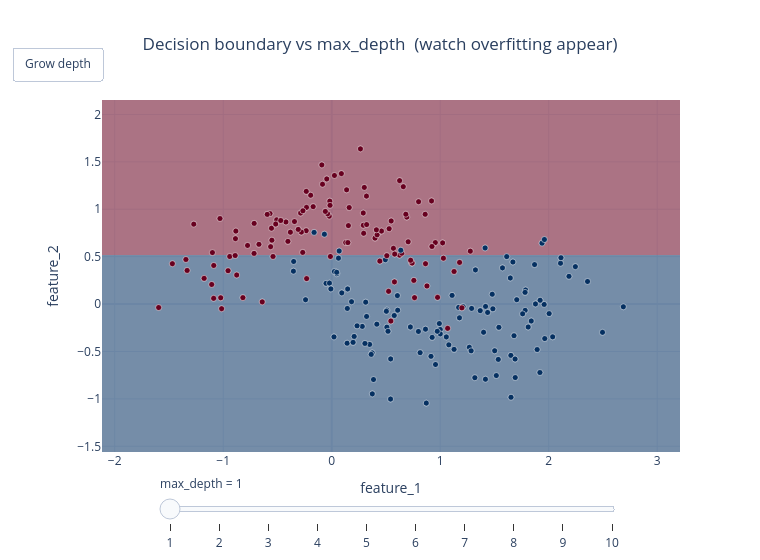

The notebook cell saved with this chart:
### Markdown cell above
### Bonus: interactive extras (play and drag)

The animation above is a pre-rendered video. Here are two **interactive** Plotly views you can explore live.

> **Why no 3-D loss surface here?** The gradient-based notebooks (linear/logistic/SVM) show a ball rolling down a loss surface. A decision tree is **not** trained by gradient descent — it grows greedily — so a loss surface would be misleading. The right interactive story for a tree is **depth**: how the boundary and the train/test gap evolve as it grows.

#### 1. Boundary explorer — drag `max_depth`
Drag the slider (or press ▶) to watch the boxy boundary refine, then start fragmenting into overfit islands at high depth.

### Code cell
# Interactive boundary vs max_depth (Plotly heatmap frames + play + slider)
import plotly.graph_objects as go

gx = np.linspace(x_min, x_max, 120)
gy = np.linspace(y_min, y_max, 120)
GX, GY = np.meshgrid(gx, gy)
flat = np.c_[GX.ravel(), GY.ravel()]

depth_list = list(range(1, 11))
Zmaps = {d: DecisionTree(max_depth=d).fit(X_train, y_train).predict(flat).reshape(GX.shape)
         for d in depth_list}

def heat(d):
    return go.Heatmap(x=gx, y=gy, z=Zmaps[d], colorscale="RdBu", opacity=0.55,
                      showscale=False, zmin=0, zmax=1)

pts_layer = go.Scatter(x=X_train[:, 0], y=X_train[:, 1], mode="markers",
                       marker=dict(color=y_train, colorscale="RdBu", size=6,
                                   line=dict(color="white", width=0.5)), showlegend=False)

frames = [go.Frame(data=[heat(d), pts_layer], name=str(d)) for d in depth_list]
fig_b = go.Figure(data=[heat(depth_list[0]), pts_layer], frames=frames)
fig_b.update_layout(
    title=dict(text="Decision boundary vs max_depth  (watch overfitting appear)", x=0.5, xanchor="center"),
    xaxis_title="feature_1", yaxis_title="feature_2",
    template="plotly_white", width=760, height=560,
    updatemenus=[dict(type="buttons", x=0.0, y=1.15, showactive=False,
        buttons=[dict(label="Grow depth", method="animate",
                      args=[None, dict(frame=dict(duration=700, redraw=True), fromcurrent=True)])])],
    sliders=[dict(active=0, currentvalue=dict(prefix="max_depth = "), x=0.1, len=0.8,
        steps=[dict(method="animate", label=str(d),
                    args=[[str(d)], dict(mode="immediate", frame=dict(duration=0, redraw=True))])
               for d in depth_list])],
)
fig_b.show()

### Figure 1 — Plotly figure (JSON) as saved in the notebook; plotly's stock layout.template omitted (floating-point values rounded to 4 significant figures; data arrays with more than 128 entries replaced by an {"elided": "..."} marker saying what was removed)
{"data": [{"colorscale": [[0.0, "rgb(103,0,31)"], [0.1, "rgb(178,24,43)"], [0.2, "rgb(214,96,77)"], [0.3, "rgb(244,165,130)"], [0.4, "rgb(253,219,199)"], [0.5, "rgb(247,247,247)"], [0.6, "rgb(209,229,240)"], [0.7, "rgb(146,197,222)"], [0.8, "rgb(67,147,195)"], [0.9, "rgb(33,102,172)"], [1.0, "rgb(5,48,97)"]], "opacity": 0.55, "showscale": false, "type": "heatmap", "x": [-2.095, -2.051, -2.006, -1.962, -1.918, -1.873, -1.829, -1.784, -1.74, -1.696, -1.651, -1.607, -1.562, -1.518, -1.474, -1.429, -1.385, -1.34, -1.296, -1.252, -1.207, -1.163, -1.118, -1.074, -1.03, -0.9852, -0.9408, -0.8964, -0.852, -0.8076, -0.7632, -0.7189, -0.6745, -0.6301, -0.5857, -0.5413, -0.4969, -0.4525, -0.4081, -0.3637, -0.3193, -0.2749, -0.2305, -0.1861, -0.1417, -0.09732, -0.05292, -0.008525, 0.03587, 0.08027, 0.1247, 0.1691, 0.2135, 0.2578, 0.3022, 0.3466, 0.391, 0.4354, 0.4798, 0.5242, 0.5686, 0.613, 0.6574, 0.7018, 0.7462, 0.7906, 0.835, 0.8794, 0.9238, 0.9682, 1.013, 1.057, 1.101, 1.146, 1.19, 1.235, 1.279, 1.323, 1.368, 1.412, 1.457, 1.501, 1.545, 1.59, 1.634, 1.679, 1.723, 1.767, 1.812, 1.856, 1.9, 1.945, 1.989, 2.034, 2.078, 2.122, 2.167, 2.211, 2.256, 2.3, 2.344, 2.389, 2.433, 2.478, 2.522, 2.566, 2.611, 2.655, 2.7, 2.744, 2.788, 2.833, 2.877, 2.922, 2.966, 3.01, 3.055, 3.099, 3.144, 3.188], "y": [-1.545, -1.514, -1.483, -1.452, -1.421, -1.39, -1.359, -1.328, -1.297, -1.266, -1.235, -1.204, -1.173, -1.142, -1.112, -1.081, -1.05, -1.019, -0.9878, -0.9568, -0.9259, -0.895, -0.864, -0.8331, -0.8022, -0.7712, -0.7403, -0.7094, -0.6784, -0.6475, -0.6166, -0.5856, -0.5547, -0.5238, -0.4928, -0.4619, -0.431, -0.4, -0.3691, -0.3382, -0.3072, -0.2763, -0.2454, -0.2144, -0.1835, -0.1526, -0.1216, -0.09071, -0.05978, -0.02884, 0.002089, 0.03302, 0.06396, 0.09489, 0.1258, 0.1568, 0.1877, 0.2186, 0.2496, 0.2805, 0.3114, 0.3424, 0.3733, 0.4042, 0.4352, 0.4661, 0.497, 0.528, 0.5589, 0.5898, 0.6208, 0.6517, 0.6826, 0.7136, 0.7445, 0.7754, 0.8064, 0.8373, 0.8682, 0.8992, 0.9301, 0.961, 0.992, 1.023, 1.054, 1.085, 1.116, 1.147, 1.178, 1.208, 1.239, 1.27, 1.301, 1.332, 1.363, 1.394, 1.425, 1.456, 1.487, 1.518, 1.549, 1.58, 1.611, 1.642, 1.672, 1.703, 1.734, 1.765, 1.796, 1.827, 1.858, 1.889, 1.92, 1.951, 1.982, 2.013, 2.044, 2.075, 2.106, 2.136], "z": {"elided": "120x120 int values"}, "zmax": 1, "zmin": 0}, {"marker": {"color": {"elided": "225 int values"}, "colorscale": [[0.0, "rgb(103,0,31)"], [0.1, "rgb(178,24,43)"], [0.2, "rgb(214,96,77)"], [0.3, "rgb(244,165,130)"], [0.4, "rgb(253,219,199)"], [0.5, "rgb(247,247,247)"], [0.6, "rgb(209,229,240)"], [0.7, "rgb(146,197,222)"], [0.8, "rgb(67,147,195)"], [0.9, "rgb(33,102,172)"], [1.0, "rgb(5,48,97)"]], "line": {"color": "white", "width": 0.5}, "size": 6}, "mode": "markers", "showlegend": false, "type": "scatter", "x": {"elided": "225 float values"}, "y": {"elided": "225 float values"}}], "layout": {"height": 560, "sliders": [{"active": 0, "currentvalue": {"prefix": "max_depth = "}, "len": 0.8, "steps": [{"args": [["1"], {"frame": {"duration": 0, "redraw": true}, "mode": "immediate"}], "label": "1", "method": "animate"}, {"args": [["2"], {"frame": {"duration": 0, "redraw": true}, "mode": "immediate"}], "label": "2", "method": "animate"}, {"args": [["3"], {"frame": {"duration": 0, "redraw": true}, "mode": "immediate"}], "label": "3", "method": "animate"}, {"args": [["4"], {"frame": {"duration": 0, "redraw": true}, "mode": "immediate"}], "label": "4", "method": "animate"}, {"args": [["5"], {"frame": {"duration": 0, "redraw": true}, "mode": "immediate"}], "label": "5", "method": "animate"}, {"args": [["6"], {"frame": {"duration": 0, "redraw": true}, "mode": "immediate"}], "label": "6", "method": "animate"}, {"args": [["7"], {"frame": {"duration": 0, "redraw": true}, "mode": "immediate"}], "label": "7", "method": "animate"}, {"args": [["8"], {"frame": {"duration": 0, "redraw": true}, "mode": "immediate"}], "label": "8", "method": "animate"}, {"args": [["9"], {"frame": {"duration": 0, "redraw": true}, "mode": "immediate"}], "label": "9", "method": "animate"}, {"args": [["10"], {"frame": {"duration": 0, "redraw": true}, "mode": "immediate"}], "label": "10", "method": "animate"}], "x": 0.1}], "title": {"text": "Decision boundary vs max_depth  (watch overfitting appear)", "x": 0.5, "xanchor": "center"}, "updatemenus": [{"buttons": [{"args": [null, {"frame": {"duration": 700, "redraw": true}, "fromcurrent": true}], "label": "Grow depth", "method": "animate"}], "showactive": false, "type": "buttons", "x": 0.0, "y": 1.15}], "width": 760, "xaxis": {"title": {"text": "feature_1"}}, "yaxis": {"title": {"text": "feature_2"}}}}
